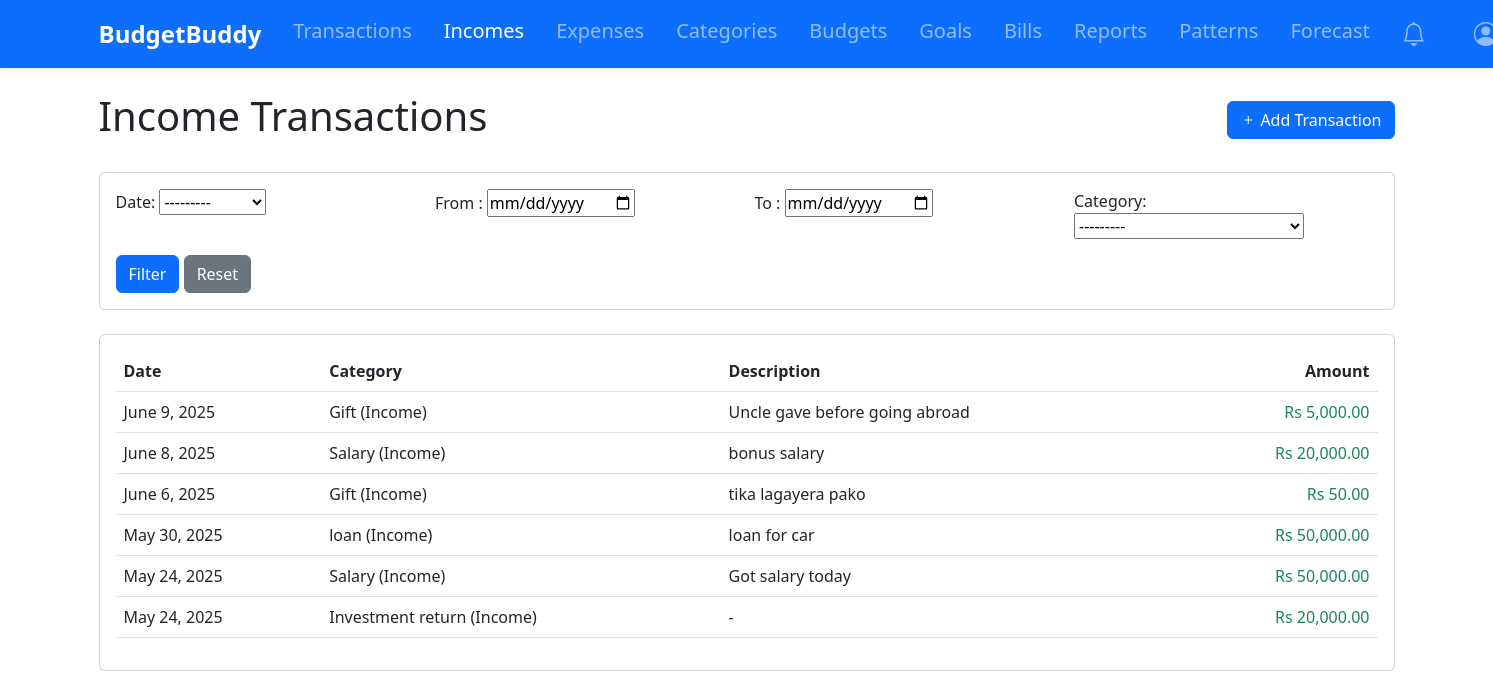
Screenshot of /incomes/ (signed in) with the database file from the repository.
### tracker/models.py (models this page shows, shortened)
class Transaction(models.Model):
    user = models.ForeignKey(User, on_delete=models.CASCADE)
    amount = models.DecimalField(max_digits=10, decimal_places=2, validators=[MinValueValidator(0.01)])
    category = models.ForeignKey(Category, on_delete=models.CASCADE)
    date = models.DateField(default=timezone.now)
    description = models.TextField(blank=True, null=True)

class Category(models.Model):
    name = models.CharField(max_length=100)
    user = models.ForeignKey(User, on_delete=models.CASCADE)
    CATEGORY_TYPES = [
        ('IN', 'Income'),
        ('EX', 'Expense'),
    ]
    category_type = models.CharField(max_length=2, choices=CATEGORY_TYPES)
    def __str__(self):
        return f"{self.name} ({self.get_category_type_display()})"

### tracker/views.py (the view)
# urls.py: path('incomes/', views.income_list, name='incomes'),
@login_required
def income_list(request):
    incomes = Transaction.objects.filter(
        user=request.user,
        category__category_type='IN'
    ).order_by('-date')
    transaction_filter = TransactionFilter(request.GET, queryset=incomes, user=request.user)
    incomes = transaction_filter.qs
    context = {
        'incomes': incomes,
        'filter': transaction_filter,
    }
    return render(request, 'tracker/income_list.html', context)

### tracker/context_processors.py (called while the page is built)
def notifications_count(request):
    if request.user.is_authenticated:
        return {
            'unread_notifications_count': Notification.objects.filter(
                user=request.user,
                is_read=False
            ).count()
        }
    return {'unread_notifications_count': 0}

### tracker/models.py (called while the page is built)
    def progress(self):
        expenses = Transaction.objects.filter(
            user=self.user,
            category=self.category,
            date__gte=self.start_date,
            date__lte=self.end_date
        ).aggregate(total=models.Sum('amount'))['total'] or 0
        return (expenses / self.amount) * 100 if self.amount else 0

    def progress(self):
        return (self.current_amount / self.target_amount) * 100 if self.target_amount else 0

### tracker/utils.py (called while the page is built, shortened)
def should_send_notification(notification_type, user, message):
    now = timezone.now()
    threshold = {
        'BUDGET': timedelta(hours=12),
        'GOAL': timedelta(days=1),
        'BILL': timedelta(days=1)
    }.get(notification_type, timedelta(days=1))
    existing = Notification.objects.filter(
        user=user,
        notification_type=notification_type,
        message=message,
        is_active=True
    ).order_by('-last_sent').first()
    if not existing:
        return True
    if existing.repeat_frequency == 'ONCE':
        return False
    elif existing.repeat_frequency == 'DAILY' and (now - existing.last_sent) >= timedelta(days=1):
        return True
    elif existing.repeat_frequency == 'WEEKLY' and (now - existing.last_sent) >= timedelta(weeks=1):
        return True
    return False

def create_notification(user, message, notification_type, repeat_frequency='ONCE'):
    if should_send_notification(notification_type, user, message):
        Notification.objects.create(
            user=user,
            message=message,
            notification_type=notification_type,
            repeat_frequency=repeat_frequency
        )

def check_bill_reminders(user):
    upcoming_bills = Bill.objects.filter(
        user=user,
        is_paid=False,
        due_date__lte=timezone.now().date() + timedelta(days=7)
    )

### templates/tracker/income_list.html (shortened to what this page needs)
{% extends 'base.html' %}
{% load humanize %}
{% block content %}
<div class="d-flex justify-content-between align-items-center mb-4">
    <h1>Income Transactions</h1>
    <a href="{% url 'add_transaction' %}" class="btn btn-primary">
        <i class="bi bi-plus"></i> Add Transaction
    </a>
</div>
<div class="card mb-4">
    <div class="card-body">
        <form method="get" class="row g-3">
            <div class="col-md-3">
                {{ filter.form.date_range.label_tag }}
                {{ filter.form.date_range }}
            </div>
            <div class="col-md-3">
                {{ filter.form.start_date.label_tag }}
                {{ filter.form.start_date }}
            </div>
            <div class="col-md-3">
                {{ filter.form.end_date.label_tag }}
                {{ filter.form.end_date }}
            </div>
            <div class="col-md-3">
                {{ filter.form.category.label_tag }}
                {{ filter.form.category }}
            </div>
            <div class="col-12">
                <button type="submit" class="btn btn-primary">Filter</button>
                <a href="{% url 'incomes' %}" class="btn btn-secondary">Reset</a>
            </div>
        </form>
    </div>
</div>
<div class="card">
    <div class="card-body">
        <div class="table-responsive">
            <table class="table table-hover">
                <thead>
                    <tr>
                        <th>Date</th>
                        <th>Category</th>
                        <th>Description</th>
                        <th class="text-end">Amount</th>
                    </tr>
                </thead>
                <tbody>
                    {% for income in incomes %}
                    <tr>
                        <td>{{ income.date }}</td>
                        <td>{{ income.category }}</td>
                        <td>{{ income.description|default:"-" }}</td>
                        <td class="text-end text-success">Rs {{ income.amount|intcomma }}</td>
                    </tr>
                    {% empty %}
                    <tr>
                        <td colspan="4" class="text-center">No income transactions found.</td>
                    </tr>
                    {% endfor %}
                </tbody>
            </table>
        </div>
    </div>
</div>
{% endblock %}

### rows the page displays
Transaction: date "June 9, 2025", category "Gift (Income)", description "Uncle gave before going abroad", amount "5,000.00"
Transaction: date "June 8, 2025", category "Salary (Income)", description "bonus salary", amount "20,000.00"
Transaction: date "June 6, 2025", category "Gift (Income)", description "tika lagayera pako", amount "50.00"
Transaction: date "May 30, 2025", category "loan (Income)", description "loan for car", amount "50,000.00"
Transaction: date "May 24, 2025", category "Salary (Income)", description "Got salary today", amount "50,000.00"
Transaction: date "May 24, 2025", category "Investment return (Income)", description "-", amount "20,000.00"

### other values shown
{{ filter.form.date_range.label_tag }} "Date:"
{{ filter.form.start_date.label_tag }} "From :"
{{ filter.form.end_date.label_tag }} "To :"
{{ filter.form.category.label_tag }} "Category:"
